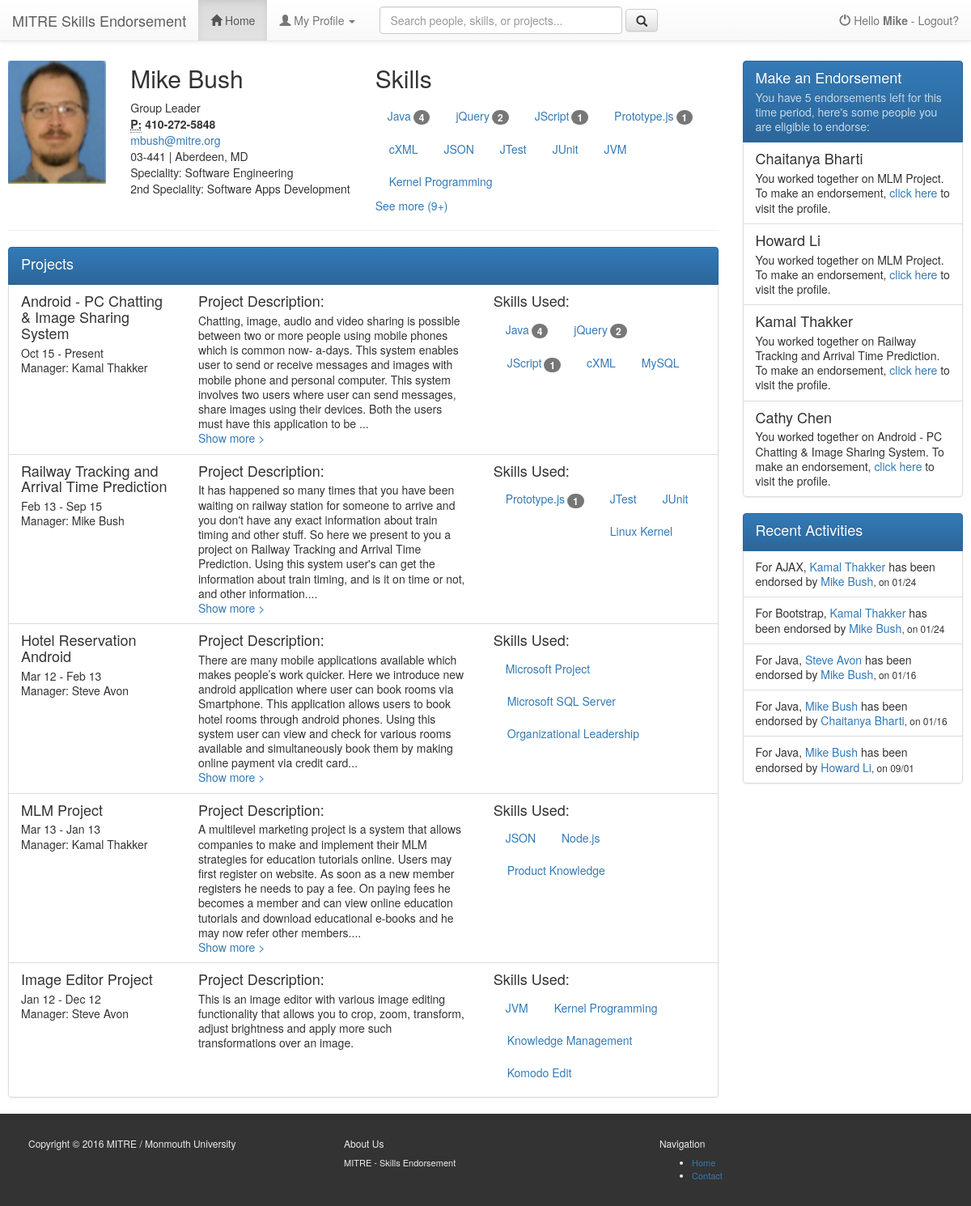
The app's page /user/index.php (signed in) with its own data.
### tables this page shows
CREATE TABLE `users` (
  `user_id` int(11) NOT NULL AUTO_INCREMENT,
  `uname` varchar(50) NOT NULL DEFAULT '',
  `role` varchar(50) NOT NULL DEFAULT '',
  `psword` varchar(20) DEFAULT NULL,
  `fname` varchar(25) DEFAULT NULL,
  `lname` varchar(25) DEFAULT NULL,
  `gender` varchar(1) DEFAULT NULL,
  `email` varchar(50) DEFAULT NULL,
  `phone` varchar(15) DEFAULT NULL,
  `address` varchar(100) DEFAULT NULL,
  `state` varchar(2) DEFAULT NULL,
  `city` varchar(50) DEFAULT NULL,
  `zip` varchar(20) DEFAULT NULL,
  `registration_date` datetime DEFAULT NULL,
  `last_login` datetime DEFAULT NULL,
  `login_attempt` int(11) DEFAULT NULL,
  `blocked_time` datetime DEFAULT NULL,
  `approved_by_admin` varchar(1) DEFAULT NULL,
  `speciality` varchar(75) DEFAULT NULL,
  `speciality2` varchar(75) DEFAULT NULL,
  `job_title` varchar(25) DEFAULT NULL,
  `userdp` varchar(50) DEFAULT NULL,
  PRIMARY KEY (`user_id`,`uname`,`role`)
);

CREATE TABLE `projects` (
  `project_id` int(11) unsigned NOT NULL AUTO_INCREMENT,
  `user_id` int(11) DEFAULT NULL,
  `project_name` varchar(50) DEFAULT NULL,
  `project_desc` varchar(5000) DEFAULT NULL,
  `start_date` date DEFAULT NULL,
  `end_date` date DEFAULT NULL,
  `manager_user_id` int(11) DEFAULT NULL,
  `approved` char(1) DEFAULT 'N',
  PRIMARY KEY (`project_id`)
);

CREATE TABLE `project_skills` (
  `project_skill_id` int(11) unsigned NOT NULL AUTO_INCREMENT,
  `project_id` int(11) DEFAULT NULL,
  `skill_id` int(11) DEFAULT NULL,
  PRIMARY KEY (`project_skill_id`)
);

CREATE TABLE `skill_endorsements` (
  `skill_endorsement_id` int(11) unsigned NOT NULL AUTO_INCREMENT,
  `user_id` int(11) DEFAULT NULL,
  `skill_id` int(11) DEFAULT NULL,
  `endorsed_by_user_id` int(11) DEFAULT NULL,
  `comments` varchar(5000) DEFAULT NULL,
  `endorsed_on` timestamp NULL DEFAULT CURRENT_TIMESTAMP,
  PRIMARY KEY (`skill_endorsement_id`)
);

CREATE TABLE IF NOT EXISTS `skills` (
  `skill_id` int(11) NOT NULL AUTO_INCREMENT,
  `name` varchar(80) NOT NULL,
  PRIMARY KEY (`skill_id`)
);

### user/classes/user.php (called while the page is built, shortened)
<?php
class user{
public function getUserInfo($user_id){
		$dbc = mysqli_connect($GLOBALS['db_servername'], $GLOBALS['db_username'], $GLOBALS['db_password'], $GLOBALS['db_name']) or die("Not connected..");
		$q = "select * from users
				where user_id=".$user_id;
		$r = mysqli_query($dbc,$q);
		if (mysqli_num_rows($r) == 1)
		{
			$row = mysqli_fetch_array($r);
			return 	$row;
		}
		else
		{
			return null;
		}
	}
public function getUserSkillsWithRank($user_id){
	$dbc = mysqli_connect($GLOBALS['db_servername'], $GLOBALS['db_username'], $GLOBALS['db_password'], $GLOBALS['db_name']) or die("Not connected..");
		$q = "/*All user's skills with endorsement rankings*/
				select distinct userskills.user_id, userskills.skill_id, userskills.skill_name, skillrank.rank from
				(
					select p.user_id, ps.skill_id, s.name as skill_name from project_skills ps
					inner join projects p on p.project_id=ps.project_id
					inner join skills s on s.skill_id=ps.skill_id
				 	where upper(p.approved)='Y' and user_id=".$user_id."
				) userskills
				left join
				(
					select skill_id, count(skill_id) as rank from  skill_endorsements
					where user_id=".$user_id."
					group by skill_id
				) skillrank
				on userskills.skill_id=skillrank.skill_id
				order by skillrank.rank desc, userskills.skill_name";
		$r = mysqli_query($dbc,$q);
		if (isset($r) && mysqli_num_rows($r) >= 1)
		{
			return 	$r;
		}
		else
		{
			return null;
		}
	}
}
?>

### user/classes/project.php (called while the page is built, shortened)
<?php
class project{
	public function getApprovedProjects($user_id){
	$dbc = mysqli_connect($GLOBALS['db_servername'], $GLOBALS['db_username'], $GLOBALS['db_password'], $GLOBALS['db_name']) or die("Not connected..");
		$q = "/*List of approved projects*/
				select p.*, u.fname as manager_fname, u.lname as manager_lname from projects p
				inner join users u on p.manager_user_id=u.user_id
				where upper(approved)='Y' and p.user_id=".$user_id. " order by p.end_date is not null, p.end_date desc, p.start_date desc";
		$r = mysqli_query($dbc,$q);
		if (isset($r) && mysqli_num_rows($r) >= 1)
		{
			return 	$r;
		}
		else
		{
			return null;
		}
	}
	public function getProjectSkills($project_id){
	$dbc = mysqli_connect($GLOBALS['db_servername'], $GLOBALS['db_username'], $GLOBALS['db_password'], $GLOBALS['db_name']) or die("Not connected..");
		$q = "/*Project skills with ranking*/
				select pskill.user_id, pskill.project_skill_id, pskill.project_id, pskill.skill_id, pskill.skill_name, skillrank.rank  from
				(
					select p.user_id, ps.project_skill_id, ps.project_id, ps.skill_id, s.name as skill_name from project_skills ps
					inner join skills s on s.skill_id=ps.skill_id
					inner join projects p on p.project_id=ps.project_id
					where p.project_id=".$project_id."
				) pskill
				left join
				(
					select user_id, skill_id, count(skill_id) as rank from  skill_endorsements
					group by user_id, skill_id
				) skillrank
				on pskill.skill_id=skillrank.skill_id and pskill.user_id=skillrank.user_id
				order by skillrank.rank desc, pskill.skill_name;";
		$r = mysqli_query($dbc,$q);
		if (isset($r) && mysqli_num_rows($r) >= 1)
		{
			return 	$r;
		}
		else
		{
			return null;
		}
	}
}

### user/classes/endorsement.php (called while the page is built, shortened)
<?php
class endorsement{
public function getEndorsementSuggestions($logged_user_id){
	$dbc = mysqli_connect($GLOBALS['db_servername'], $GLOBALS['db_username'], $GLOBALS['db_password'], $GLOBALS['db_name']) or die("Not connected..");
		$q = "/*Endorsement suggestions*/
				select p2.project_id, p2.project_name, u.user_id, u.fname, u.lname,
				case when already_endorsed.cskill is null then
				FLOOR(RAND() * 15) + 1 else already_endorsed.cskill end as cskill
				FROM projects p1
				inner join projects p2 on
				p1.project_name=p2.project_name and p2.user_id<>".$logged_user_id." and p2.approved='Y'
				inner join users u on
				p2.user_id=u.user_id
				left join
				(select user_id, count(skill_id)*100 cskill from skill_endorsements
				WHERE endorsed_by_user_id=1) already_endorsed on
				already_endorsed.user_id=u.user_id
				where p1.approved='Y' and p1.user_id=".$logged_user_id."
				order by cskill
				limit 5;";
		$r = mysqli_query($dbc,$q);
		if (isset($r) && mysqli_num_rows($r) >= 1)
		{
			return 	$r;
		}
		else
		{
			return null;
		}
	}
public function getRecentActivities(){
	$dbc = mysqli_connect($GLOBALS['db_servername'], $GLOBALS['db_username'], $GLOBALS['db_password'], $GLOBALS['db_name']) or die("Not connected..");
		$q = "/*Recent activities*/
				select se.*, s.name,
				uto.fname as uto_fname,
				uto.lname as uto_lname,
				uby.fname as uby_fname,
				uby.lname as uby_lname
				from skill_endorsements se
				inner join skills s on
				se.skill_id=s.skill_id
				inner join users uto on
				uto.user_id=se.user_id
				inner join users uby on
				uby.user_id=se.endorsed_by_user_id
				order by se.endorsed_on desc
				limit 5";
		$r = mysqli_query($dbc,$q);
		if (isset($r) && mysqli_num_rows($r) >= 1)
		{
			return 	$r;
		}
		else
		{
			return null;
		}
	}
}

### user/index.php (the view, shortened to what this page needs)
<?php
$search_user_id=null;
include_once 'includes/header.php';
include_once 'classes/user.php';
include_once 'classes/project.php';
include_once 'classes/endorsement.php';
?>
<?php
function printSkills($dbRows_UserSkillsWithRank, $HowManyShow, $LoggedInUserId, $DisplayUsername)
{
	$counter = 0;
	$more = 0;
	echo '<ul class="nav nav-pills" role="tablist">';
	while ( isset($dbRows_UserSkillsWithRank) && $dbRow = mysqli_fetch_array($dbRows_UserSkillsWithRank))
	{
		$counter = $counter + 1;
		$li_str = '<li role="presentation"><a href="#" data-toggle="modal" data-target="#makeViewEndorsementsModal" data-skillid="'.$dbRow['skill_id'].'"  data-skillname="'.$dbRow['skill_name'].'"  data-displayuserid="'.$dbRow['user_id'].'"  data-loggedinuserid="'.$LoggedInUserId.'" data-displayusername="'.$DisplayUsername.'">'. $dbRow['skill_name'] .'<span class="badge">'. $dbRow['rank'] .'</span></a></li>';
		if ($counter <= $HowManyShow)
		{
			echo $li_str;
		}
		else if ($counter==$HowManyShow+1)
		{
			$more = $more + 1;
		}
		else if ($counter>$HowManyShow)
		{
			$more = $more + 1;
		}
	}
	echo '</ul>';
	if ($counter>$HowManyShow)
		echo '<a href="#" id="more" data-more="'.$more.'" class="morelessul" data-toggle="collapse" data-target="#hiddenskills">See more ('.$more.'+) </a>';
}
?>
<?php
if(isset($search_user_id))
	$display_user_id=$search_user_id;
else
	$display_user_id=$userid;
$objUser = new user();
$dbRow_UserInfo = $objUser->getUserInfo($display_user_id);
$dbRows_UserSkillsWithRank = $objUser->getUserSkillsWithRank($display_user_id);
$objProject = new project();
$dbRow_Projects = $objProject->getApprovedProjects($display_user_id);
$objEndorsement = new endorsement();
$dbRows_Suggestions = $objEndorsement->getEndorsementSuggestions($userid);
$dbRows_RecentActivities = $objEndorsement->getRecentActivities();
?>
<div class="container-fluid">
    <div class="row">
        <div class="col-md-9" role="main" style="background-color: #ffffff">
	        <div class="row">
		        <div class="col-md-2" style="background-color: #ffffff">
			        <img src="<?php if ( isset($dbRow_UserInfo['userdp']) ) echo '../images/userdp/'. $dbRow_UserInfo['userdp']; else echo '../images/userdp/default-user.png';?>" class="img-responsive voffset3" alt="Cinque Terre" width="200" height="200">
		        </div>
				<div class="col-md-4" style="background-color: #ffffff">
					<h2 class="text-capitalize"><?php
						$displayname=$dbRow_UserInfo['fname'] . ' ' . $dbRow_UserInfo['lname'];
						echo $displayname;
						?></h2>
                    <addres>
                        <span class="text-capitalize"><?php echo $dbRow_UserInfo['job_title']; ?></span> <br/>
						<strong><abbr title="Phone">P:</abbr> <?php echo $dbRow_UserInfo['phone']; ?></strong><br/>
						<a href="mailto:#"><?php echo $dbRow_UserInfo['email']; ?></a> <br/>
						<?php echo $dbRow_UserInfo['zip']; ?> | <?php echo $dbRow_UserInfo['city']; ?>, <?php echo $dbRow_UserInfo['state']; ?> <br/>
						Speciality: <?php echo $dbRow_UserInfo['speciality']; ?> <br/>
						2nd Speciality: <?php echo $dbRow_UserInfo['speciality2']; ?>
					</addres>
			</div>
			<div class="col-md-6" style="background-color: #ffffff">
					<h2 class="text-capitalize">Skills</h2>
					<?php printSkills($dbRows_UserSkillsWithRank, 10, $userid, $displayname); ?>
				</div>
	        </div>
		     <hr class="divider">
		     <div class="row">
			    <div class="col-md-12" style="background-color: #ffffff">
				      <div class="bs-example" data-example-id="list-group-custom-content">
	            <div class="list-group">
		            <div  class="list-group-item active">
		            	<h4 class="list-group-item-heading">Projects</h4>
		            </div>
		            <?php while ( isset($dbRow_Projects) && $dbRow = mysqli_fetch_array($dbRow_Projects)){ ?>
		            <div  class="list-group-item">
			          <div class="row">
				          <div class="col-md-3" style="background-color: #ffffff">
					          <h4 class="list-group-item-heading"><?php echo $dbRow['project_name']; ?></h4>
					          <p class="list-group-item-text">
								<?php
									$startDate = new DateTime($dbRow['start_date']);
									echo $startDate->format('M y') . ' - ';
									if (isset($dbRow['end_date'])) {
										$endDate = new DateTime($dbRow['end_date']);
										echo $endDate->format('M y'); }
									else
										echo 'Present';
								?>
					          </p>
					          <p class="list-group-item-text text-capitalize">Manager:
						          <?php echo $dbRow['manager_fname'] . ' ' . $dbRow['manager_lname']; ?>
					          </p>
				          </div>
				          <div class="col-md-5" style="background-color: #ffffff">
					          <h4 class="list-group-item-heading">Project Description:</h4>
							  <p class="list-group-item-text">
								  <span class="more">
								  <?php echo $dbRow['project_desc']; ?>
								  </span></p>
				          </div>
				          <div class="col-md-4" style="background-color: #ffffff">
					          <h4 class="list-group-item-heading">Skills Used:</h4>
					          <?php
								  $dbRow_ProjectSkills = $objProject->getProjectSkills($dbRow['project_id']);
					          ?>
				          </div>
			          </div>
			        </div>
				    <?php } ?>
				</div>
			</div>
			    </div>
		     </div>
        </div>
        <div class="col-md-3" role="complementary" style="background-color: #ffffff">
		<nav class="bs-docs-sidebar hidden-print hidden-xs hidden-sm affix-top voffset3">
            <div class="bs-example" data-example-id="list-group-custom-content">
	            <div class="list-group">
		           <?php if (isset($dbRows_Suggestions)) { ?>
		            <div  class="list-group-item active">
		            <h4 class="list-group-item-heading">Make an Endorsement</h4>
		            <p class="list-group-item-text">You have 5 endorsements left for this time period, here's some people you are eligible to endorse:</p> </div>
		           <?php } ?>
		            <?php
			        $usedlname = "";
			        while ( isset($dbRows_Suggestions) && $dbRow = mysqli_fetch_array($dbRows_Suggestions))
					{
						$lname=$dbRow['user_id'];
						$pos = strpos($usedlname, $lname,0);
						if ($pos!==false) {} else {
					?>
		            	<div  class="list-group-item">
				            <h4 class="list-group-item-heading"><span class="text-capitalize"><?php echo $dbRow['fname'] . ' ' . $dbRow['lname']?></span></h4>
				            <p class="list-group-item-text">You worked together on <?php echo $dbRow['project_name']?>. To make an endorsement, <a href="index.php?search_user_id=<?php echo $dbRow['user_id']?>">click here</a> to visit the profile.</p>
			            </div>
		             <?php
			             }
			             $usedlname =   $usedlname . $dbRow['user_id'];
			           } ?>
				</div>
	            <div class="list-group">
		           <?php if (isset($dbRows_RecentActivities)) { ?>
		            <div  class="list-group-item active">
		            <h4 class="list-group-item-heading">Recent Activities</h4> </div>
		           <?php } ?>
		            <?php
			        while ( isset($dbRows_RecentActivities) && $dbRow = mysqli_fetch_array($dbRows_RecentActivities))
					{ ?>
		            	<div  class="list-group-item">
				            <p class="list-group-item-text">
					            For <?php echo $dbRow['name'];?>,
					            <a href="index.php?search_user_id=<?php echo $dbRow['user_id']?>">
					            <span class="text-capitalize"><?php echo $dbRow['uto_fname'] . ' ' . $dbRow['uto_lname'] ?></span></a> has been endorsed by
					            <a href="index.php?search_user_id=<?php echo $dbRow['endorsed_by_user_id']?>">
					            <span class="text-capitalize"><?php echo $dbRow['uby_fname'] . ' ' . $dbRow['uby_lname'] ?></span></a><small>, on
					            <?php
						            		$EndorsedOn = new DateTime($dbRow['endorsed_on']);
											echo $EndorsedOn->format('m/d');
					            		?>
					            </small>
					           </p>
			            </div>
		             <?php
			           } ?>
				</div>
			</div>
		</nav>
        </div>
    </div>
</div>
<?php
include_once 'includes/footer.php';
?>

### user/includes/stylesmain.css (style rules this page uses)
body { -webkit-font-smoothing: antialiased; text-rendering: optimizelegibility; //padding-top: 30px; //margin-left: 10px; //margin-right: 10px; //margin-bottom: 15px; }
body > .container-fluid { padding: 60px 10px 0px 10px; }
.badge { //-webkit-border-radius: 0 !important; //-moz-border-radius: 0 !important; //border-radius: 0 !important; }
.voffset3 { margin-top: 15px; }

### records on screen
users: userdp (picture), displayname "Mike Bush", job_title "Group Leader", phone "410-272-5848", email "mbush@mitre.org", zip "03-441", city "Aberdeen", state "MD", speciality "Software Engineering", speciality2 "Software Apps Development"
projects: project_name "Android - PC Chatting & Image Sharing System", start_date "Oct 15", shows "Present", users.fname "Kamal", users.lname "Thakker", project_desc "Chatting, image, audio and video sharing is possible between two or more people using mobile phones which is common now- a-days. This system enables user to send or receive messages and images with mobile phone and personal computer. This system involves two users where user can send messages, share images using their devices. Both the users must have this application to be"
project_skills: skill_name "Java", rank "4"
project_skills: skill_name "jQuery", rank "2"
project_skills: skill_name "JScript", rank "1"
project_skills: skill_name "cXML"
project_skills: skill_name "MySQL"
projects: project_name "Railway Tracking and Arrival Time Prediction", start_date "Feb 13", end_date "Sep 15", users.fname "Mike", users.lname "Bush", project_desc "It has happened so many times that you have been waiting on railway station for someone to arrive and you don't have any exact information about train timing and other stuff. So here we present to you a project on Railway Tracking and Arrival Time Prediction. Using this system user's can get the information about train timing, and is it on time or not, and other information."
project_skills: skill_name "Prototype.js", rank "1"
project_skills: skill_name "JTest"
project_skills: skill_name "JUnit"
project_skills: skill_name "Linux Kernel"
projects: project_name "Hotel Reservation Android", start_date "Mar 12", end_date "Feb 13", users.fname "Steve", users.lname "Avon", project_desc "There are many mobile applications available which makes people’s work quicker. Here we introduce new android application where user can book rooms via Smartphone. This application allows users to book hotel rooms through android phones. Using this system user can view and check for various rooms available and simultaneously book them by making online payment via credit card"
project_skills: skill_name "Microsoft Project"
project_skills: skill_name "Microsoft SQL Server"
project_skills: skill_name "Organizational Leadership"
projects: project_name "MLM Project", start_date "Mar 13", end_date "Jan 13", users.fname "Kamal", users.lname "Thakker", project_desc "A multilevel marketing project is a system that allows companies to make and implement their MLM strategies for education tutorials online. Users may first register on website. As soon as a new member registers he needs to pay a fee. On paying fees he becomes a member and can view online education tutorials and download educational e-books and he may now refer other members."
project_skills: skill_name "JSON"
project_skills: skill_name "Node.js"
project_skills: skill_name "Product Knowledge"
projects: project_name "Image Editor Project", start_date "Jan 12", end_date "Dec 12", users.fname "Steve", users.lname "Avon", project_desc "This is an image editor with various image editing functionality that allows you to crop, zoom, transform, adjust brightness and apply more such transformations over an image."
project_skills: skill_name "JVM"
project_skills: skill_name "Kernel Programming"
project_skills: skill_name "Knowledge Management"
project_skills: skill_name "Komodo Edit"
projects: fname "Chaitanya", lname "Bharti", project_name "MLM Project"
projects: fname "Howard", lname "Li", project_name "MLM Project"
projects: fname "Kamal", lname "Thakker", project_name "Railway Tracking and Arrival Time Prediction"
projects: fname "Cathy", lname "Chen", project_name "Android - PC Chatting & Image Sharing System"
skill_endorsements: skill.name "AJAX", users.fname "Kamal", users.lname "Thakker", users.fname "Mike", users.lname "Bush", endorsed_on "01/24"
skill_endorsements: skill.name "Bootstrap", users.fname "Kamal", users.lname "Thakker", users.fname "Mike", users.lname "Bush", endorsed_on "01/24"
skill_endorsements: skill.name "Java", users.fname "Steve", users.lname "Avon", users.fname "Mike", users.lname "Bush", endorsed_on "01/16"
skill_endorsements: skill.name "Java", users.fname "Mike", users.lname "Bush", users.fname "Chaitanya", users.lname "Bharti", endorsed_on "01/16"
skill_endorsements: skill.name "Java", users.fname "Mike", users.lname "Bush", users.fname "Howard", users.lname "Li", endorsed_on "09/01"

### other values on screen
$fname "Mike"
$dbRow['skill_name'] "Java"
$dbRow['rank'] "4"
$dbRow['skill_name'] "jQuery"
$dbRow['rank'] "2"
$dbRow['skill_name'] "JScript"
$dbRow['rank'] "1"
$dbRow['skill_name'] "Prototype.js"
$dbRow['skill_name'] "cXML"
$dbRow['skill_name'] "JSON"
$dbRow['skill_name'] "JTest"
$dbRow['skill_name'] "JUnit"
$dbRow['skill_name'] "JVM"
$dbRow['skill_name'] "Kernel Programming"
$more "9"
